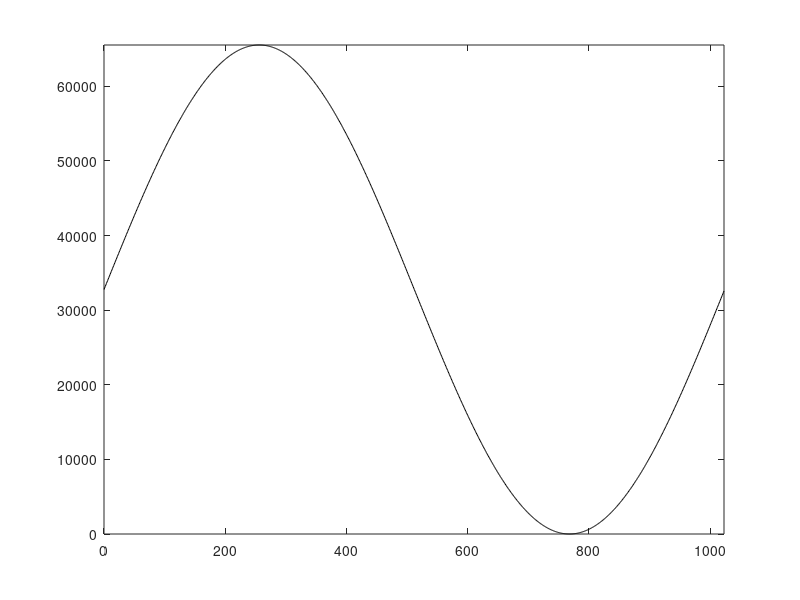

This figure's MATLAB source:

%创建coe文件
coe_file = fopen ('sin_rom.coe','wt');

%输出0-2*pi范围内的1024个sin计算值，结果放大65536倍
PARA_TIM = 2 * pi;  %从0到PARA_TIM为sin值计算的范围
PARA_NUM = 1024;    %需要计算的sin值数量
PARA_ZOOM = 65536;  %放大倍数

%coe文件的文件头信息
fprintf (coe_file,'MEMORY_INITIALIZATION_RADIX = 10;\n');
fprintf (coe_file,'MEMORY_INITIALIZATION_VECTOR = \n');

%coe数据内容
%取0~2*pi区间的sin值，并且将取值上移到0坐标以上
for i = 0:1:(PARA_NUM - 1)
    a = (sin(PARA_TIM * i / PARA_NUM)) * PARA_ZOOM / 2 + PARA_ZOOM / 2;
    if a < 0
        a = 0;
    elseif a > 65535
        a = 65535;
    end

    if i == PARA_NUM -1 
        fprintf(coe_file,'%.0f;\n',a);
    else
        fprintf(coe_file,'%.0f,\n',a);
    end
end

x1 = 0:1:(PARA_NUM - 1);
y1 = (sin(PARA_TIM * x1 / PARA_NUM)) * PARA_ZOOM / 2 + PARA_ZOOM / 2;

plot(x1,y1,'k-');
axis([0,1023,0,65536]);
